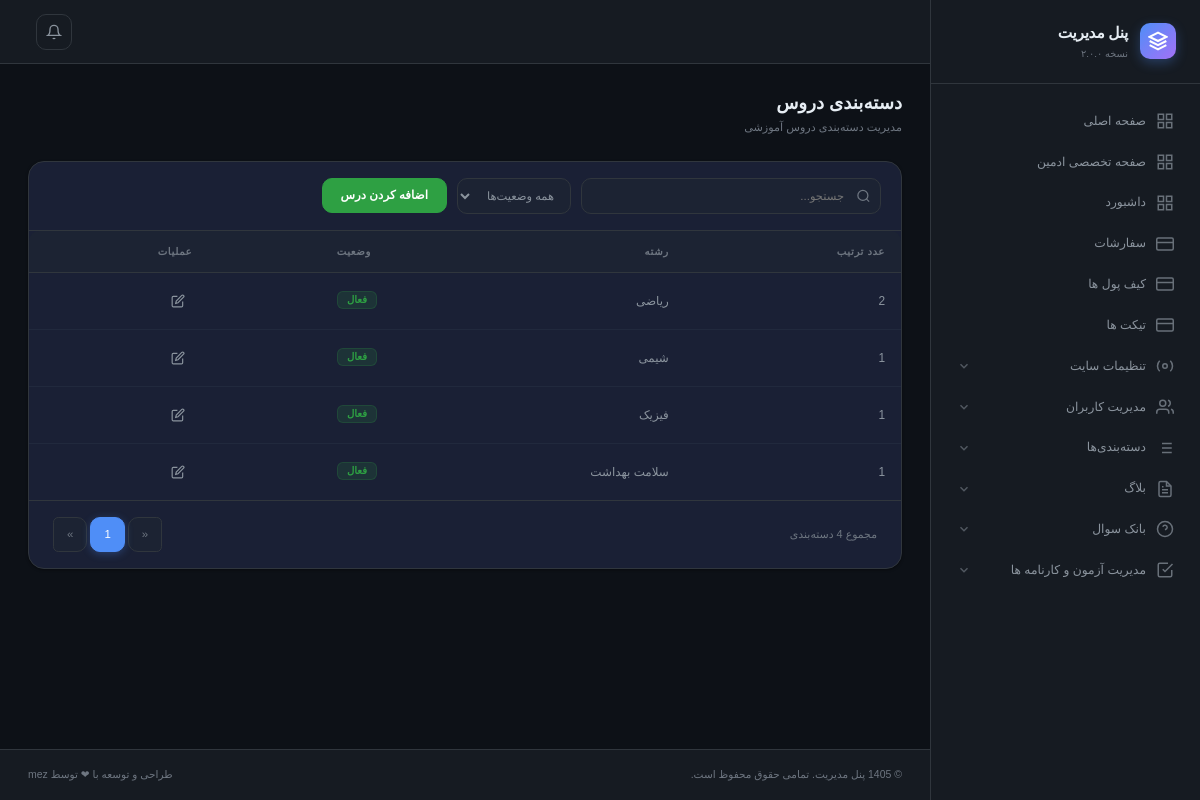
Screenshot of /admin-panel/categories/lession/ (signed in) with the database file from the repository.
### quiz/models.py (models this page shows, shortened)
class LessionCategories(models.Model):
    order = models.PositiveIntegerField(default=1, verbose_name='ترتیب')
    name = models.CharField( max_length=255, verbose_name='نام درس ')
    is_active = models.BooleanField(default=True, verbose_name='فعال')
    class Meta:
        ordering = ['-order']
        verbose_name = 'درس '
        verbose_name_plural = 'دروس'

### admin_panel/views/categories.py (the view)
# urls.py: path('categories/lession/', views.categories.LessionListView.as_view(), name='categories-lession-list'),
class LessionListView(AdminPermissionRequire, ListView):
    context_object_name = 'items'
    template_name = 'admin-panel/categories/lession/list.html'
    queryset = LessionCategories.objects.all()
    paginate_by = 200

### admin_panel/mixins.py (called while the page is built)
    def dispatch(self, request, *args, **kwargs):
        response = super().dispatch(request, *args, **kwargs)
        if request.user.is_superuser :
            return response
        else:
            raise Http404()

### template/admin-panel/categories/lession/list.html (shortened to what this page needs)
{% extends "admin-panel/base/base.html" %}
{% block main %}
  <main class="page-content">
    <div class="page-header">
      <div class="page-header-info">
        <h1>دسته‌بندی دروس</h1>
        <p>مدیریت دسته‌بندی دروس آموزشی</p>
      </div>
    </div>
    <div class="row g-3">
      <div class="col-xl-12">
        <div class="card">
          <div class="table-toolbar">
            <div class="table-search">
              <input type="text" placeholder="جستجو...">
            </div>
            <select class="filter-select">
              <option>همه وضعیت‌ها</option>
            </select>
            <a class="btn left btn-success" href="{% url 'admin-panel:categories-lession-create' %}">اضافه کردن درس</a>
          </div>
          <div class="table-container">
            <table class="table">
              <thead>
                <tr>
                  <th>عدد ترتیب</th>
                  <th>رشته</th>
                  <th>وضعیت</th>
                  <th>عملیات</th>
                </tr>
              </thead>
              <tbody>
                {% for item in items %}
                  <tr>
                    <td>
                      {{item.order}}
                    </td>
                    <td>
                      <div class="d-flex align-items-center gap-2">
                         <span >{{item.name}}</span>
                      </div>
                    </td>
                    <td>
                      <a class="btn btn-ghost btn-sm btn-icon" href='{% url "admin-panel:categories-lession-active" item.id %}'>
                      {% if item.is_active %}
                          <span class="badge badge-success">فعال</span>
                      {% else %}
                          <span class="badge badge-danger">غیر فعال</span>
                      {% endif %}
                      </a>
                    </td>
                    <td>
                      <div class="d-flex gap-1">
                        <a class="btn btn-ghost btn-sm btn-icon" href='{% url "admin-panel:categories-lession-update" item.id %}'>
                          <svg viewBox="0 0 24 24" fill="none" stroke="currentColor" stroke-width="2">
                            <path d="M11 4H4a2 2 0 0 0-2 2v14a2 2 0 0 0 2 2h14a2 2 0 0 0 2-2v-7"/>
                            <path d="M18.5 2.5a2.121 2.121 0 0 1 3 3L12 15l-4 1 1-4 9.5-9.5z"/>
                          </svg>
                        </a>
                       </div>
                    </td>
                  </tr>
                {% endfor %}
              </tbody>
            </table>
          </div>
          <div class="card-footer d-flex align-items-center justify-content-between">
            <span style="font-size:.78rem;color:var(--text-muted)">مجموع {{items.count}} دسته‌بندی</span>
            <nav>
              <ul class="pagination mb-0">
{% if page_obj.has_previous %}
      <li class="page-item">
        <a class="page-link" href="?page={{ page_obj.previous_page_number }}" aria-label="Previous">
          <span aria-hidden="true">«</span>
        </a>
      </li>
    {% else %}
      <li class="page-item disabled">
        <a class="page-link" href="#" tabindex="-1" aria-disabled="true">«</a>
      </li>
    {% endif %}
    {% for num in page_obj.paginator.page_range %}
      {% if page_obj.number == num %}
        <li class="page-item active"><a class="page-link" href="#">{{ num }}</a></li>
      {% elif num > page_obj.number|add:'-3' and num < page_obj.number|add:'3' %}
        <li class="page-item"><a class="page-link" href="?page={{ num }}">{{ num }}</a></li>
      {% elif num == page_obj.paginator.page_range.start or num == page_obj.paginator.page_range.end %}
        <li class="page-item"><a class="page-link" href="?page={{ num }}">{{ num }}</a></li>
      {% elif num == page_obj.number|add:'-3' or num == page_obj.number|add:'3' %}
        <li class="page-item disabled"><a class="page-link" href="#">...</a></li>
      {% endif %}
    {% endfor %}
    {% if page_obj.has_next %}
      <li class="page-item">
        <a class="page-link" href="?page={{ page_obj.next_page_number }}" aria-label="Next">
          <span aria-hidden="true">»</span>
        </a>
      </li>
    {% else %}
      <li class="page-item disabled">
        <a class="page-link" href="#" tabindex="-1" aria-disabled="true">»</a>
      </li>
    {% endif %}
              </ul>
            </nav>
          </div>
        </div>
      </div>
    </div>
  </main>
{% endblock main %}

### rows the page displays
LessionCategories: order "2", name "ریاضی", is_active "فعال"
LessionCategories: order "1", name "شیمی", is_active "فعال"
LessionCategories: order "1", name "فیزیک", is_active "فعال"
LessionCategories: order "1", name "سلامت بهداشت", is_active "فعال"

### other values shown
{{ num }} "1"
